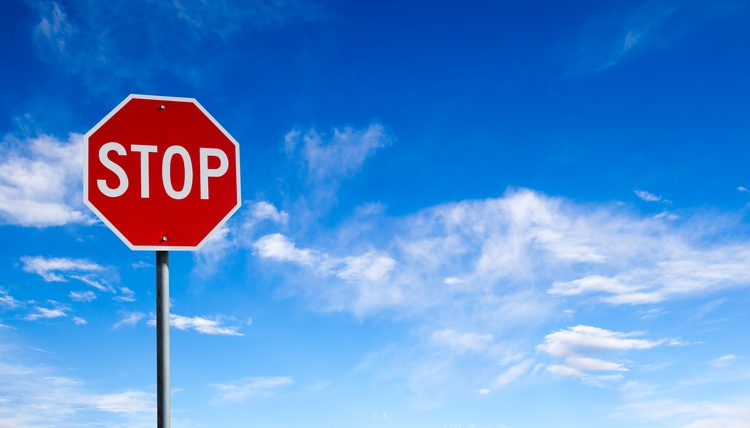
#> input picture src/SVM/1.png, 750 x 428 px
$ python stopsign.py
#> lines starting #> are read from the running program, lines starting #| are printed output that depends on the picture; after the words box and inside, x2 and y2 are one past the last pixel; in counts of white or black regions, pixels touching at a corner belong together
import os

import cv2
import numpy as np
import glob
from PIL import Image

def main():
    stop = cv2.imread('1.png')
#> stop is the input picture: shape (428, 750, 3); mean B, G, R 210.9, 142.5, 83.3
    stop = cv2.resize(stop, (500, 500))
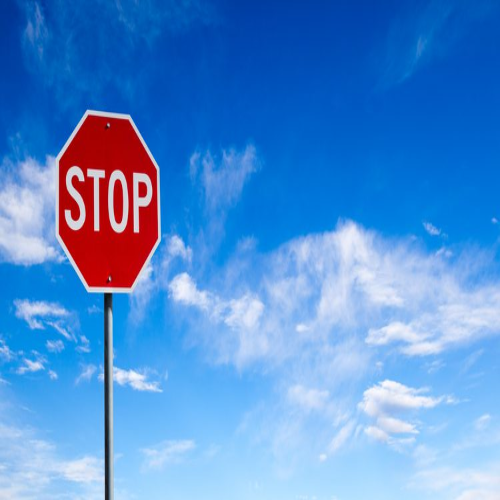
#> stop: shape (500, 500, 3); mean B, G, R 210.9, 142.4, 83.2
    cv2.imshow("origin",stop)
    # [28 lines of commented-out code are left out]
    mask,res = colorseg(stop)


    cv2.imshow('mask', mask)
    cv2.imshow('res', res)

    cv2.waitKey()

def setLabel(img,str,contour):
    (text_width,text_height), baseline = cv2.getTextSize(str, cv2.FONT_HERSHEY_SIMPLEX,0.7,1)
    x,y,width,height = cv2.boundingRect(contour)
    pt_x = x+int((width-text_width)/2)
    pt_y = y + int((height + text_height) / 2)
    cv2.rectangle(img, (pt_x, pt_y + baseline),(pt_x + text_width, pt_y - text_height), (200,200,200), cv2.FILLED)
    cv2.putText(img,str,(pt_x,pt_y), cv2.FONT_HERSHEY_SIMPLEX, 0.7, (0,0,0), 1, 8)


def colorseg(stop):
    kernelOpen = np.ones((5, 5))
    kernelClose = np.ones((20, 20))
    hsv = cv2.cvtColor(stop, cv2.COLOR_RGB2HSV)
#> hsv: shape (500, 500, 3); mean H, S, V 20.7, 175.7, 218.8
    h,s,v = cv2.split(hsv)
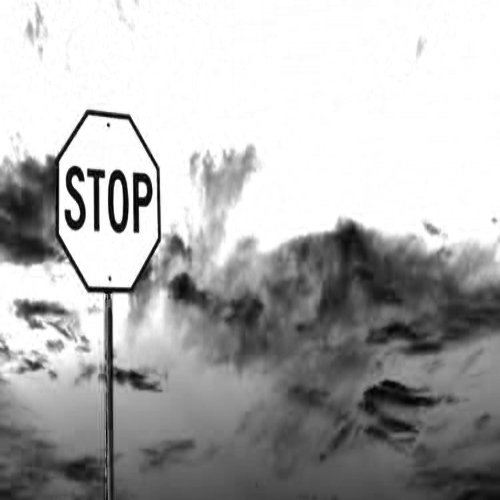
#> s: shape (500, 500); min 0, max 255, mean 175.7
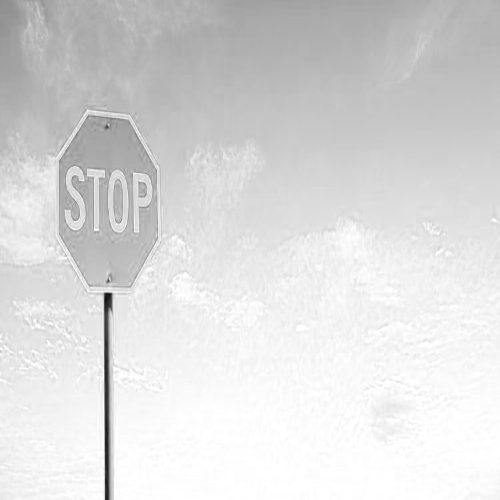
#> v: shape (500, 500); min 16, max 255, mean 218.8
    lower_red = np.array([20, 80, 50])
    upper_red = np.array([255, 255, 220])

    mask = cv2.inRange(hsv, lower_red, upper_red)
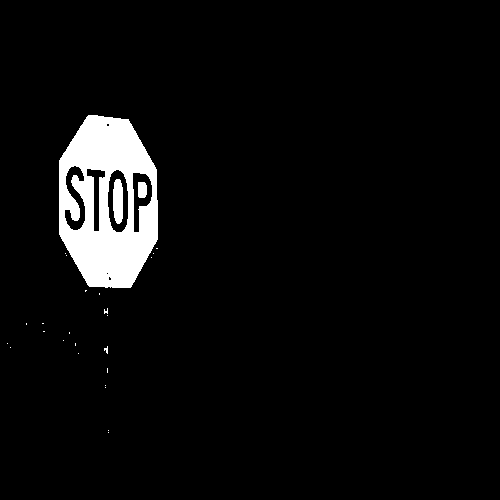
#> mask: shape (500, 500); 4.7% white; 27 white regions (24 under 20 px), largest, box (x1, y1, x2, y2) and area: (59, 115, 158, 288) 11251, (113, 179, 123, 224) 392, (138, 182, 147, 198) 135

    res = cv2.bitwise_and(stop, stop, mask=mask)

    maskOpen=cv2.morphologyEx(mask,cv2.MORPH_OPEN,kernelOpen)
#> maskOpen: shape (500, 500); 4.7% white; 3 white regions, box (x1, y1, x2, y2) and area: (59, 115, 158, 288) 11220, (113, 180, 123, 223) 385, (138, 182, 147, 198) 135
    maskClose=cv2.morphologyEx(maskOpen,cv2.MORPH_CLOSE,kernelClose)
#> maskClose: shape (500, 500); 5.6% white; 1 white region

    mask = maskClose

    conts, h = cv2.findContours(mask.copy(), cv2.RETR_EXTERNAL, cv2.CHAIN_APPROX_NONE)
#> conts = 1 contour; box (x1, y1, x2, y2) and area: (60, 116, 159, 289) 13760; h = [[-1, -1, -1, -1]]

    cv2.drawContours(res, conts, -1, (255, 0, 0), 3)
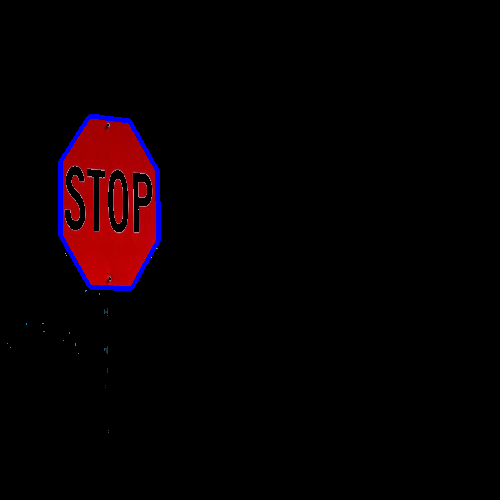
#> res: shape (500, 500, 3); mean B, G, R 2.6, 0.3, 7.5
    for i in range(len(conts)):
        x, y, w, h = cv2.boundingRect(conts[i])
        cv2.rectangle(res, (x, y), (x + w , y + h ), (0, 0, 255), 2)

        crop_img = res[y:y + h, x:x + w]

        crop_img = cv2.resize(crop_img, (64,128))
        hog = cv2.HOGDescriptor()

        h = hog.compute(crop_img)
        cv2.imshow("cropped", crop_img)
        cv2.waitKey(0)
#> this loop made 1 pass
#> (x, y, w) on pass 1: (60, 116, 99)
#> pass 1, in colorseg, `crop_img = cv2.resize(crop_img, (64,128))`:
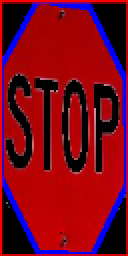
#> crop_img: shape (128, 64, 3) (shown 2 times larger); mean B, G, R 27.1, 4.4, 121.3
#> after the loop:
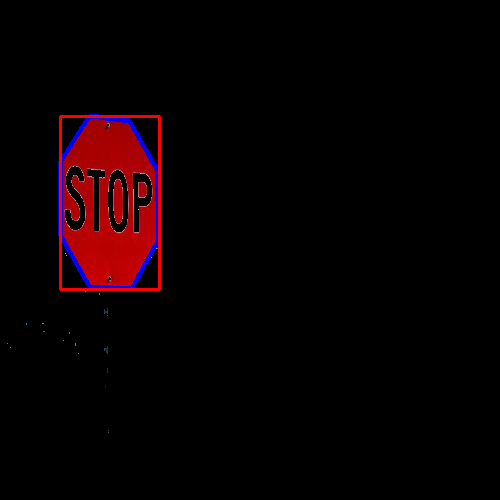
#> res: shape (500, 500, 3); 0.65% of pixels changed, all inside (x1, y1, x2, y2) = (59, 115, 161, 291)
    return mask, res


main()

$ run again, with src/SVM/3.png copied over src/SVM/1.png
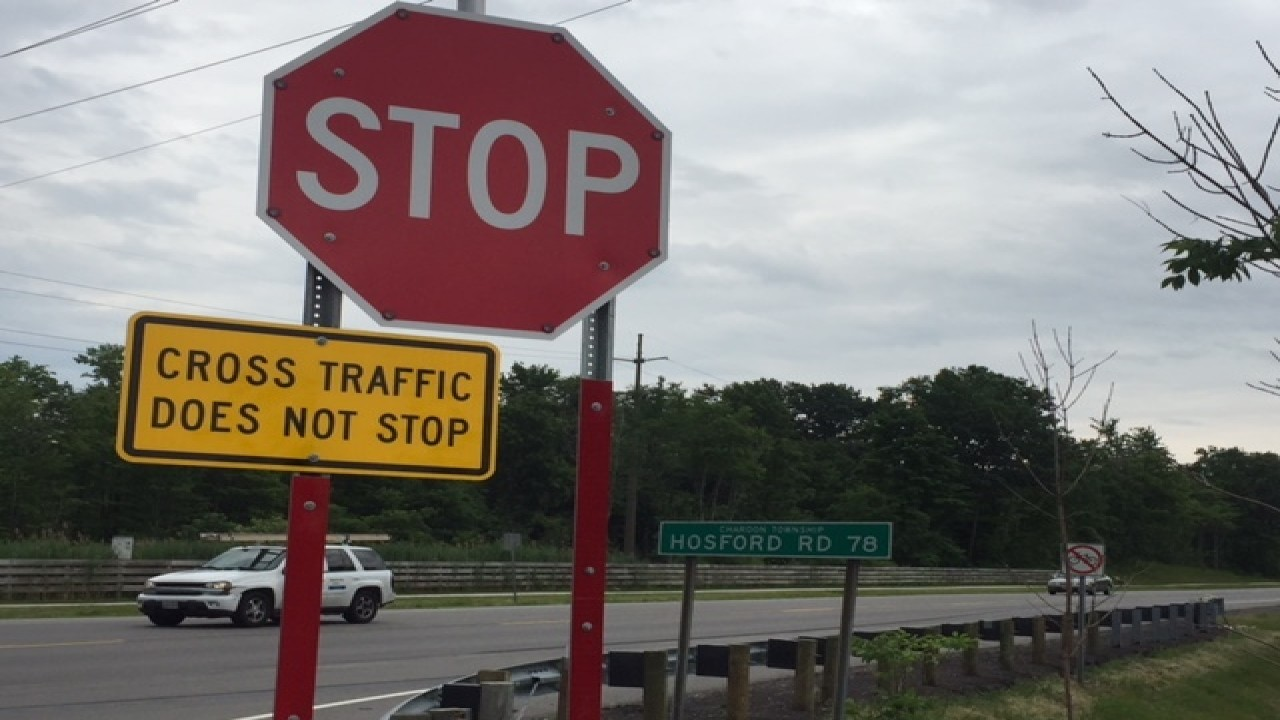
#> input picture src/SVM/3.png, 1280 x 720 px
#> in main, stop is the input picture: shape (720, 1280, 3); mean B, G, R 116.5, 120.7, 126.8
#> stop: shape (500, 500, 3)
#> hsv: shape (500, 500, 3); mean H, S, V 60.6, 55.2, 132.7
#> mask: shape (500, 500); 20.2% white; 192 white regions (148 under 20 px), largest, box (x1, y1, x2, y2) and area: (105, 8, 259, 231) 21310, (33, 217, 197, 500) 17032, (153, 264, 266, 500) 3650
#> maskOpen: shape (500, 500); 18.2% white; 30 white regions (2 under 20 px), largest, box (x1, y1, x2, y2) and area: (105, 9, 259, 230) 21259, (51, 219, 191, 326) 12465, (221, 264, 240, 500) 3146
#> maskClose: shape (500, 500); 20.9% white; 6 white regions
#> in colorseg, `conts, h = cv2.findContours(mask.copy(), cv2.RETR_EXTERNAL, cv2.CHAIN_..`: conts = 6 contours; box (x1, y1, x2, y2) and area: (47, 0, 260, 500) 43306, (334, 430, 500, 500) 3918, (157, 265, 241, 500) 3268, (0, 422, 54, 430) 240, (0, 258, 13, 277) 90, (461, 399, 466, 405) 20; h = [[1, -1, -1, -1], [2, 0, -1, -1], [3, 1, -1, -1], [4, 2, -1, -1], [5, 3, -1, -1], [-1, 4, -1, -1]]
#> the loop in colorseg, `for i in range(len(conts)):` made 6 passes
#> (x, y, w) on passes 1 to 6: (334, 430, 166), (0, 422, 54), (461, 399, 5), (157, 265, 84), (0, 258, 13), (47, 0, 213)
#> after the loop in colorseg, `for i in range(len(conts)):`:
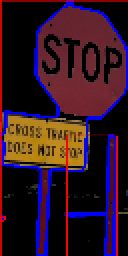
#> crop_img: shape (128, 64, 3) (shown 2 times larger); mean B, G, R 36.7, 21.5, 49.7
#> after the loop in colorseg, `for i in range(len(conts)):`:
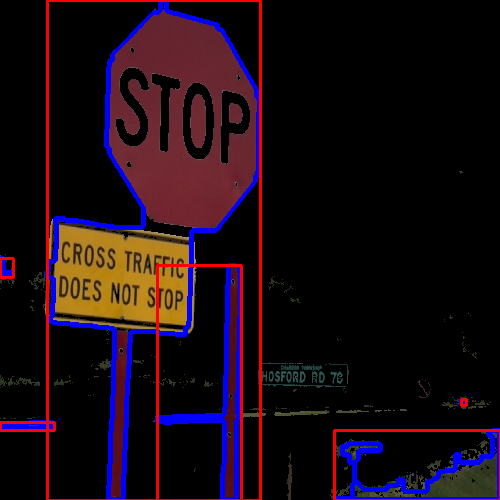
#> res: shape (500, 500, 3); mean B, G, R 18.7, 10.5, 25.7

$ run again, with src/SVM/4.png copied over src/SVM/1.png
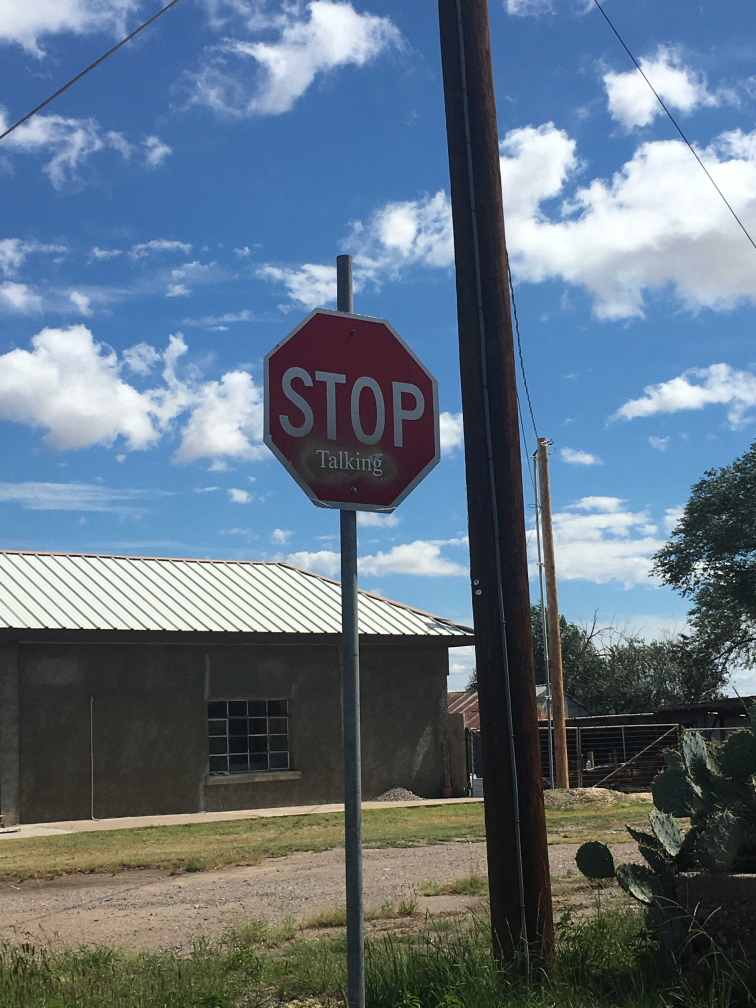
#> input picture src/SVM/4.png, 3024 x 4032 px (shown at 1/4 size)
#> in main, stop is the input picture: shape (4032, 3024, 3); mean B, G, R 131.3, 115.3, 98
#> stop: shape (500, 500, 3)
#> hsv: shape (500, 500, 3); mean H, S, V 42.1, 83.9, 138.6
#> mask: shape (500, 500); 9.7% white; 719 white regions (695 under 20 px), largest, box (x1, y1, x2, y2) and area: (0, 449, 230, 500) 6378, (0, 402, 228, 441) 4932, (178, 155, 287, 248) 4378
#> maskOpen: shape (500, 500); 6% white; 35 white regions (1 under 20 px), largest, box (x1, y1, x2, y2) and area: (0, 403, 228, 437) 4569, (178, 156, 287, 236) 3674, (15, 473, 109, 500) 1429
#> maskClose: shape (500, 500); 8% white; 8 white regions
#> in colorseg, `conts, h = cv2.findContours(mask.copy(), cv2.RETR_EXTERNAL, cv2.CHAIN_..`: conts = 8 contours, 1 with area under 20; largest, box (x1, y1, x2, y2) and area: (0, 399, 321, 438) 5968, (179, 157, 288, 237) 5878, (0, 452, 230, 500) 5486, (360, 357, 431, 419) 892, (252, 449, 279, 482) 359, (281, 436, 321, 445) 226, (406, 459, 420, 469) 69; h = [[1, -1, -1, -1], [2, 0, -1, -1], [3, 1, -1, -1], [4, 2, -1, -1], [5, 3, -1, -1], [6, 4, -1, -1], [7, 5, -1, -1], [-1, 6, -1, -1]]
#> the loop in colorseg, `for i in range(len(conts)):` made 8 passes
#> (x, y, w) on passes 1 to 8: (320, 464, 5), (406, 459, 14), (0, 452, 230), (252, 449, 27), (281, 436, 40), (0, 399, 321), (360, 357, 71), (179, 157, 109)
#> after the loop in colorseg, `for i in range(len(conts)):`:
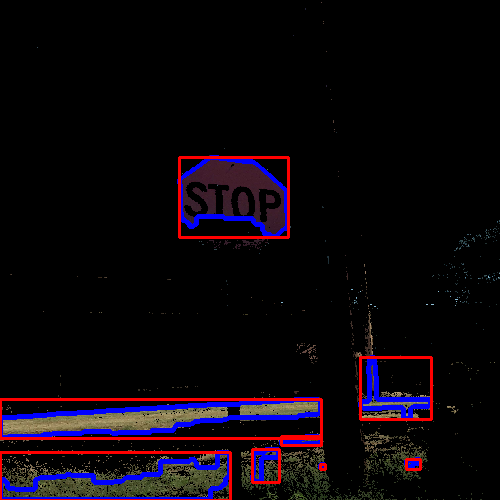
#> res: shape (500, 500, 3); mean B, G, R 12, 5.6, 12.2
